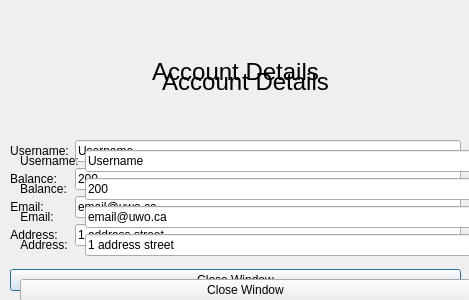
<?xml version="1.0" encoding="UTF-8"?>
<ui version="4.0">
 <class>accountdetails</class>
 <widget class="QDialog" name="accountdetails">
  <property name="geometry">
   <rect>
    <x>0</x>
    <y>0</y>
    <width>469</width>
    <height>300</height>
   </rect>
  </property>
  <property name="windowTitle">
   <string>Dialog</string>
  </property>
  <widget class="QWidget" name="verticalLayoutWidget">
   <property name="geometry">
    <rect>
     <x>10</x>
     <y>10</y>
     <width>451</width>
     <height>281</height>
    </rect>
   </property>
   <layout class="QVBoxLayout" name="verticalLayout">
    <item>
     <widget class="QLabel" name="header">
      <property name="text">
       <string>&lt;html&gt;&lt;head/&gt;&lt;body&gt;&lt;p align=&quot;center&quot;&gt;&lt;span style=&quot; font-size:18pt;&quot;&gt;Account Details&lt;/span&gt;&lt;/p&gt;&lt;/body&gt;&lt;/html&gt;</string>
      </property>
     </widget>
    </item>
    <item>
     <layout class="QFormLayout" name="formLayout">
      <item row="0" column="0">
       <widget class="QLabel" name="userLabel">
        <property name="text">
         <string>&lt;html&gt;&lt;head/&gt;&lt;body&gt;&lt;p align=&quot;center&quot;&gt;Username:&lt;/p&gt;&lt;/body&gt;&lt;/html&gt;</string>
        </property>
       </widget>
      </item>
      <item row="0" column="1">
       <widget class="QLineEdit" name="userOutput">
        <property name="text">
         <string>Username</string>
        </property>
        <property name="readOnly">
         <bool>true</bool>
        </property>
       </widget>
      </item>
      <item row="1" column="0">
       <widget class="QLabel" name="balLabel">
        <property name="text">
         <string>&lt;html&gt;&lt;head/&gt;&lt;body&gt;&lt;p align=&quot;center&quot;&gt;Balance:&lt;/p&gt;&lt;/body&gt;&lt;/html&gt;</string>
        </property>
       </widget>
      </item>
      <item row="1" column="1">
       <widget class="QLineEdit" name="balanceOutput">
        <property name="text">
         <string>200</string>
        </property>
        <property name="readOnly">
         <bool>true</bool>
        </property>
       </widget>
      </item>
      <item row="2" column="0">
       <widget class="QLabel" name="emailLabel">
        <property name="text">
         <string>&lt;html&gt;&lt;head/&gt;&lt;body&gt;&lt;p align=&quot;center&quot;&gt;Email:&lt;/p&gt;&lt;/body&gt;&lt;/html&gt;</string>
        </property>
       </widget>
      </item>
      <item row="2" column="1">
       <widget class="QLineEdit" name="emailOutput">
        <property name="text">
         <string>email@uwo.ca</string>
        </property>
        <property name="readOnly">
         <bool>true</bool>
        </property>
       </widget>
      </item>
      <item row="3" column="0">
       <widget class="QLabel" name="addressLabel">
        <property name="text">
         <string>&lt;html&gt;&lt;head/&gt;&lt;body&gt;&lt;p align=&quot;center&quot;&gt;Address:&lt;/p&gt;&lt;/body&gt;&lt;/html&gt;</string>
        </property>
       </widget>
      </item>
      <item row="3" column="1">
       <widget class="QLineEdit" name="addressOutput">
        <property name="text">
         <string>1 address street</string>
        </property>
        <property name="readOnly">
         <bool>true</bool>
        </property>
       </widget>
      </item>
     </layout>
    </item>
    <item>
     <widget class="QPushButton" name="pushButton">
      <property name="text">
       <string>Close Window</string>
      </property>
     </widget>
    </item>
   </layout>
  </widget>
  <widget class="QWidget" name="verticalLayoutWidget_2">
   <property name="geometry">
    <rect>
     <x>20</x>
     <y>20</y>
     <width>451</width>
     <height>281</height>
    </rect>
   </property>
   <layout class="QVBoxLayout" name="verticalLayout_2">
    <item>
     <widget class="QLabel" name="header_2">
      <property name="text">
       <string>&lt;html&gt;&lt;head/&gt;&lt;body&gt;&lt;p align=&quot;center&quot;&gt;&lt;span style=&quot; font-size:18pt;&quot;&gt;Account Details&lt;/span&gt;&lt;/p&gt;&lt;/body&gt;&lt;/html&gt;</string>
      </property>
     </widget>
    </item>
    <item>
     <layout class="QFormLayout" name="formLayout_2">
      <item row="0" column="0">
       <widget class="QLabel" name="userLabel_2">
        <property name="text">
         <string>&lt;html&gt;&lt;head/&gt;&lt;body&gt;&lt;p align=&quot;center&quot;&gt;Username:&lt;/p&gt;&lt;/body&gt;&lt;/html&gt;</string>
        </property>
       </widget>
      </item>
      <item row="0" column="1">
       <widget class="QLineEdit" name="userOutput_2">
        <property name="text">
         <string>Username</string>
        </property>
        <property name="readOnly">
         <bool>true</bool>
        </property>
       </widget>
      </item>
      <item row="1" column="0">
       <widget class="QLabel" name="balLabel_2">
        <property name="text">
         <string>&lt;html&gt;&lt;head/&gt;&lt;body&gt;&lt;p align=&quot;center&quot;&gt;Balance:&lt;/p&gt;&lt;/body&gt;&lt;/html&gt;</string>
        </property>
       </widget>
      </item>
      <item row="1" column="1">
       <widget class="QLineEdit" name="balanceOutput_2">
        <property name="text">
         <string>200</string>
        </property>
        <property name="readOnly">
         <bool>true</bool>
        </property>
       </widget>
      </item>
      <item row="2" column="0">
       <widget class="QLabel" name="emailLabel_2">
        <property name="text">
         <string>&lt;html&gt;&lt;head/&gt;&lt;body&gt;&lt;p align=&quot;center&quot;&gt;Email:&lt;/p&gt;&lt;/body&gt;&lt;/html&gt;</string>
        </property>
       </widget>
      </item>
      <item row="2" column="1">
       <widget class="QLineEdit" name="emailOutput_2">
        <property name="text">
         <string>email@uwo.ca</string>
        </property>
        <property name="readOnly">
         <bool>true</bool>
        </property>
       </widget>
      </item>
      <item row="3" column="0">
       <widget class="QLabel" name="addressLabel_2">
        <property name="text">
         <string>&lt;html&gt;&lt;head/&gt;&lt;body&gt;&lt;p align=&quot;center&quot;&gt;Address:&lt;/p&gt;&lt;/body&gt;&lt;/html&gt;</string>
        </property>
       </widget>
      </item>
      <item row="3" column="1">
       <widget class="QLineEdit" name="addressOutput_2">
        <property name="text">
         <string>1 address street</string>
        </property>
        <property name="readOnly">
         <bool>true</bool>
        </property>
       </widget>
      </item>
     </layout>
    </item>
    <item>
     <widget class="QPushButton" name="pushButton_2">
      <property name="text">
       <string>Close Window</string>
      </property>
     </widget>
    </item>
   </layout>
  </widget>
 </widget>
 <resources/>
 <connections/>
</ui>
